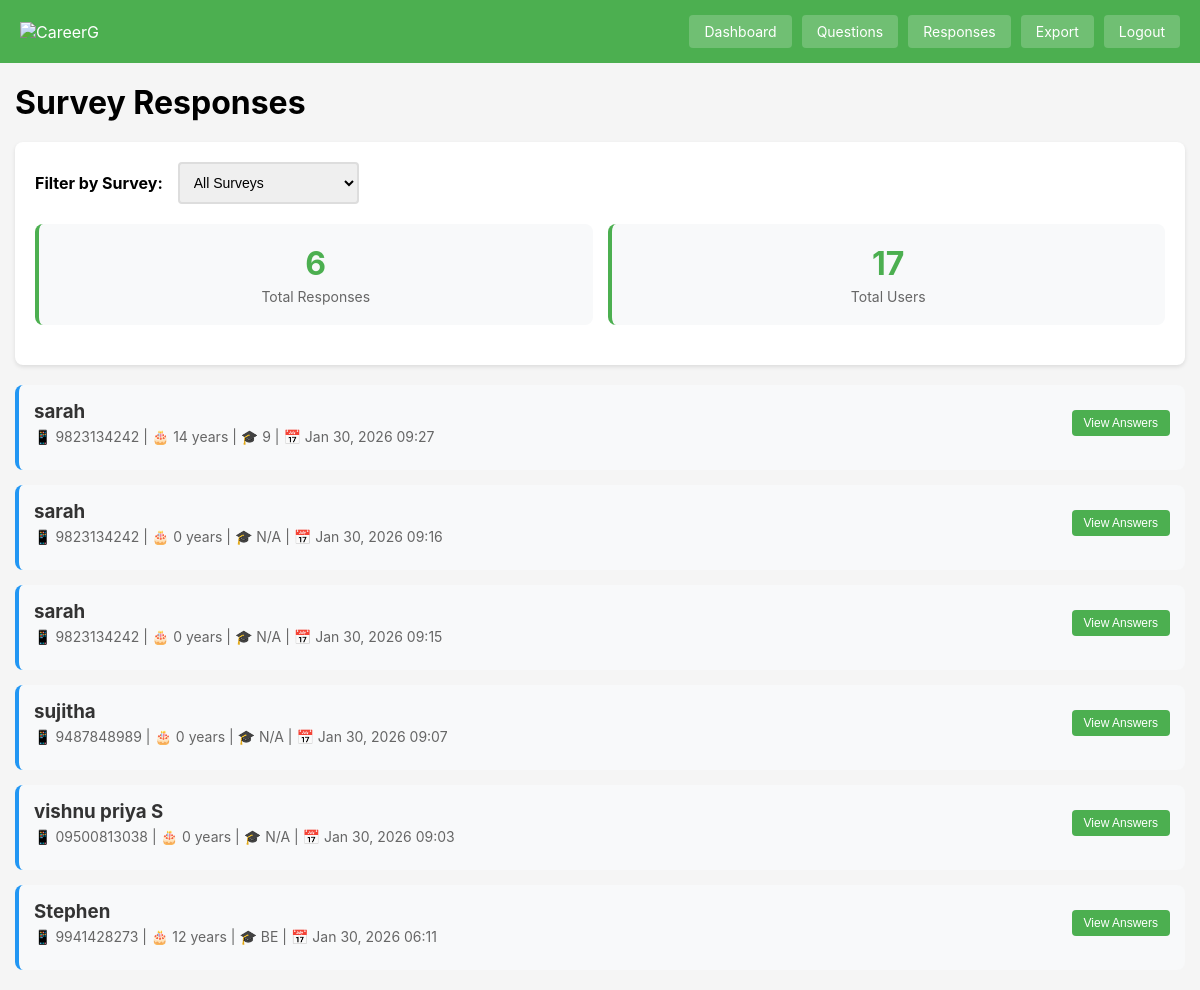
The page /admin/view_responses.php (signed in) on the database its author committed.
### tables this page shows
CREATE TABLE `users` (
  `id` int(11) NOT NULL,
  `phone` varchar(20) DEFAULT NULL,
  `name` varchar(100) DEFAULT NULL,
  `email` varchar(255) DEFAULT NULL,
  `age` int(11) DEFAULT NULL,
  `education` varchar(100) DEFAULT NULL,
  `role` enum('Parent','Student') DEFAULT 'Student',
  `created_at` timestamp NULL DEFAULT current_timestamp()
);

### admin/view_responses.php (the view, shortened to what this page needs)
<?php
include('../includes/db.php');
$survey_filter = isset($_GET['survey_id']) ? intval($_GET['survey_id']) : 0;
$where = $survey_filter > 0 ? "WHERE survey_id = $survey_filter" : "";
$users_query = "SELECT DISTINCT u.*,
    (SELECT COUNT(DISTINCT ua.question_id) FROM user_answers ua WHERE ua.user_id = u.id $where) as answered_questions
    FROM users u
    WHERE EXISTS (SELECT 1 FROM user_answers ua WHERE ua.user_id = u.id $where)
    ORDER BY u.created_at DESC";
$users = $conn->query($users_query);
?>
<!DOCTYPE html>
<html>
<head>
</head>
<body>
<div class="header">
    <div>
        <img src="https://careerg.in/assets/CareergLogo-BvzyUmlH.png" alt="CareerG">
    </div>
    <div class="nav">
        <a href="dashboard.php">Dashboard</a>
        <a href="manage_questions.php">Questions</a>
        <a href="view_responses.php">Responses</a>
        <a href="export_data.php">Export</a>
        <a href="logout.php">Logout</a>
    </div>
</div>
<div class="container">
    <h1>Survey Responses</h1>
    <div class="card">
        <div class="filter-section">
            <label><strong>Filter by Survey:</strong></label>
            <select onchange="window.location.href='?survey_id=' + this.value">
                <option value="0">All Surveys</option>
            </select>
        </div>
        <div class="stats">
            <div class="stat-box">
                <h3><?php echo $users->num_rows; ?></h3>
                <p>Total Responses</p>
            </div>
            <div class="stat-box">
                <h3><?php echo $conn->query("SELECT COUNT(*) as c FROM users")->fetch_assoc()['c']; ?></h3>
                <p>Total Users</p>
            </div>
        </div>
    </div>
    <?php if($users->num_rows == 0): ?>
    <div class="card">
        <div class="no-data">
            <h3>No responses yet</h3>
            <p>Responses will appear here once users complete the survey.</p>
        </div>
    </div>
    <?php else: ?>
    <?php while($user = $users->fetch_assoc()): ?>
    <div class="user-card">
        <div class="user-header">
            <div class="user-info">
                <h3><?php echo htmlspecialchars($user['name']); ?></h3>
                <div class="user-meta">
                    📱 <?php echo htmlspecialchars($user['phone']); ?> |
                    🎂 <?php echo $user['age']; ?> years |
                    🎓 <?php echo htmlspecialchars($user['education']); ?> |
                    📅 <?php echo date('M d, Y H:i', strtotime($user['created_at'])); ?>
                </div>
            </div>
            <button class="btn btn-small" onclick="toggleAnswers(<?php echo $user['id']; ?>)">
                View Answers
            </button>
        </div>
    </div>
    <?php endwhile; ?>
    <?php endif; ?>
</div>
</body>
</html>

### admin/view_responses.php (style rules this page uses)
* { margin: 0; padding: 0; box-sizing: border-box; }
body { font-family: -apple-system, BlinkMacSystemFont, 'Segoe UI', Arial, sans-serif; background: #f5f5f5; }
.header { background: #4CAF50; color: white; padding: 15px 20px; display: flex; justify-content: space-between; align-items: center; flex-wrap: wrap; }
.header img { max-width: 100px; }
.nav { display: flex; gap: 10px; flex-wrap: wrap; }
.nav a { color: white; text-decoration: none; padding: 8px 15px; background: rgba(255,255,255,0.2); border-radius: 4px; font-size: 14px; }
.container { max-width: 1400px; margin: 20px auto; padding: 0 15px; }
.card { background: white; border-radius: 8px; padding: 20px; margin-bottom: 20px; box-shadow: 0 2px 4px rgba(0,0,0,0.1); }
h1 { margin-bottom: 20px; }
.filter-section { display: flex; gap: 15px; align-items: center; margin-bottom: 20px; flex-wrap: wrap; }
.filter-section select { padding: 10px; border: 2px solid #ddd; border-radius: 4px; font-size: 14px; }
.stats { display: grid; grid-template-columns: repeat(auto-fit, minmax(200px, 1fr)); gap: 15px; margin-bottom: 20px; }
.stat-box { background: #f8f9fa; padding: 20px; border-radius: 8px; text-align: center; border-left: 4px solid #4CAF50; }
.stat-box h3 { font-size: 32px; color: #4CAF50; margin-bottom: 5px; }
.stat-box p { color: #666; font-size: 14px; }
.user-card { background: #f8f9fa; border-radius: 8px; padding: 15px; margin-bottom: 15px; border-left: 4px solid #2196F3; }
.user-header { display: flex; justify-content: space-between; align-items: center; margin-bottom: 10px; flex-wrap: wrap; gap: 10px; }
.user-info { flex: 1; }
.user-info h3 { margin-bottom: 5px; color: #333; }
.user-meta { color: #666; font-size: 14px; }
.btn { padding: 8px 16px; background: #4CAF50; color: white; text-decoration: none; border-radius: 4px; font-size: 14px; border: none; cursor: pointer; display: inline-block; }
.btn-small { padding: 6px 12px; font-size: 12px; }

### rows shown on the page
users: name "sarah", phone "9823134242", age "14", education "9", created_at "Jan 30, 2026 09:27"
users: name "sarah", phone "9823134242", age "0", education "N/A", created_at "Jan 30, 2026 09:16"
users: name "sarah", phone "9823134242", age "0", education "N/A", created_at "Jan 30, 2026 09:15"
users: name "sujitha", phone "9487848989", age "0", education "N/A", created_at "Jan 30, 2026 09:07"
users: name "vishnu priya S", phone "09500813038", age "0", education "N/A", created_at "Jan 30, 2026 09:03"
users: name "Stephen", phone "9941428273", age "12", education "BE", created_at "Jan 30, 2026 06:11"

### other values the page prints
$users->num_rows "6"
$conn->query("SELECT COUNT(*) as c FROM users")->fetch_assoc()['c'] "17"
